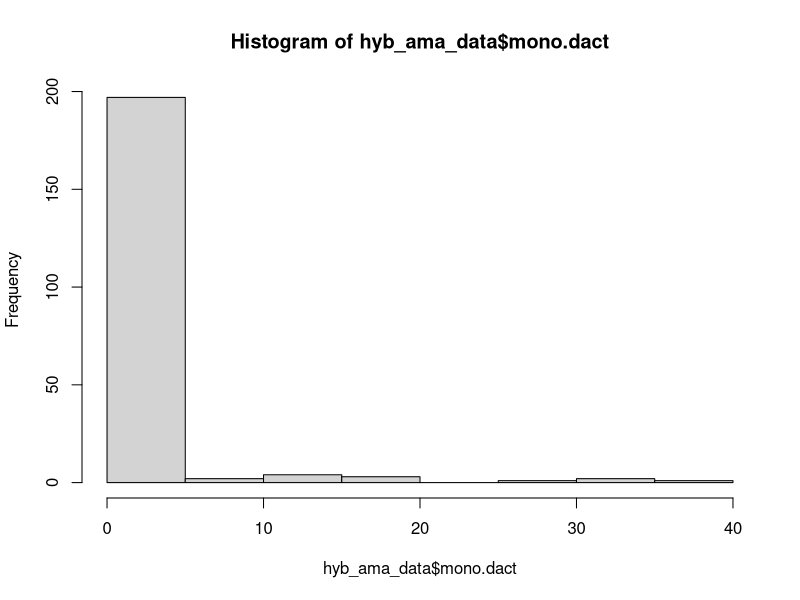
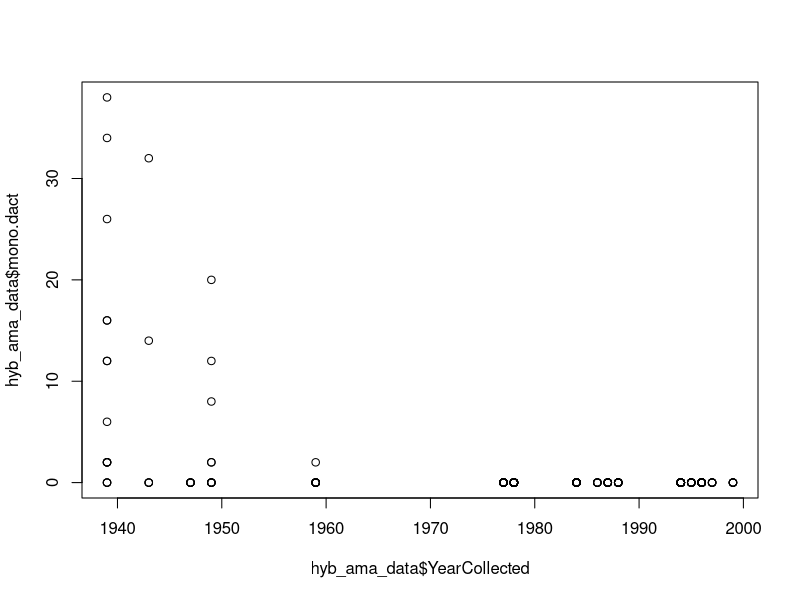
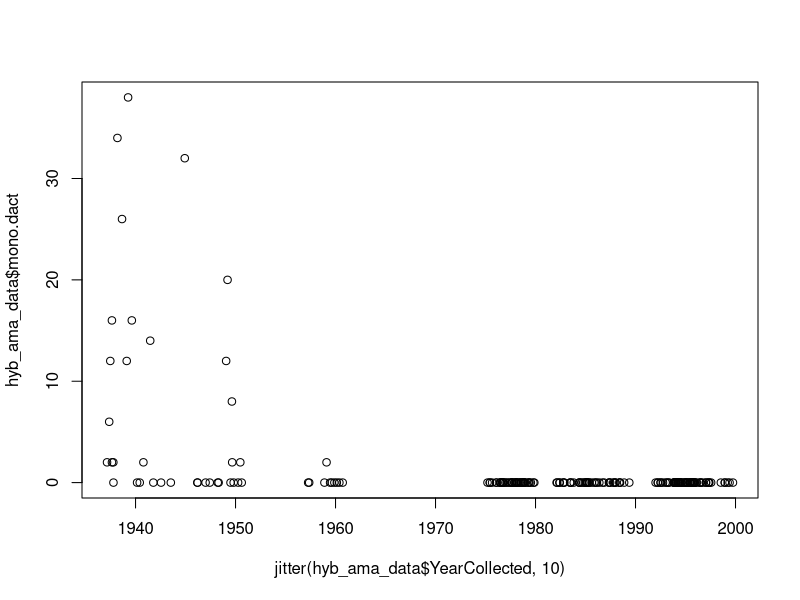
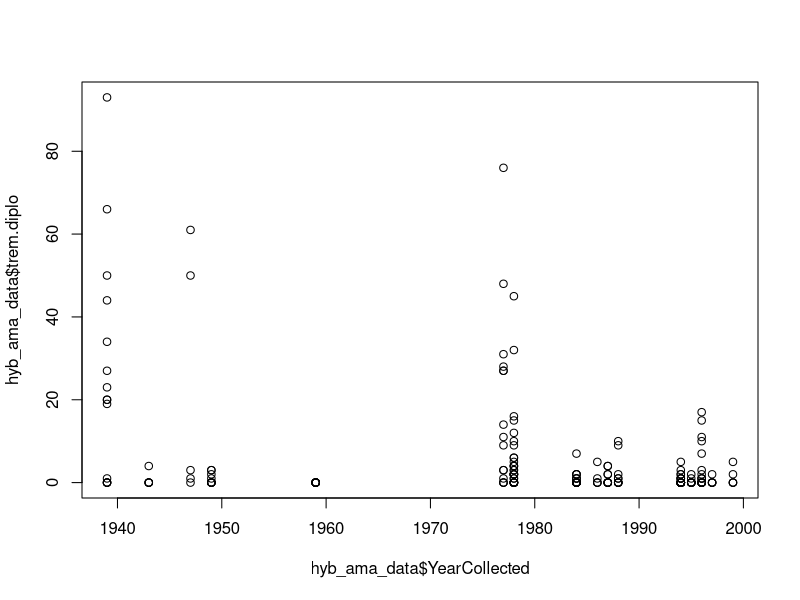
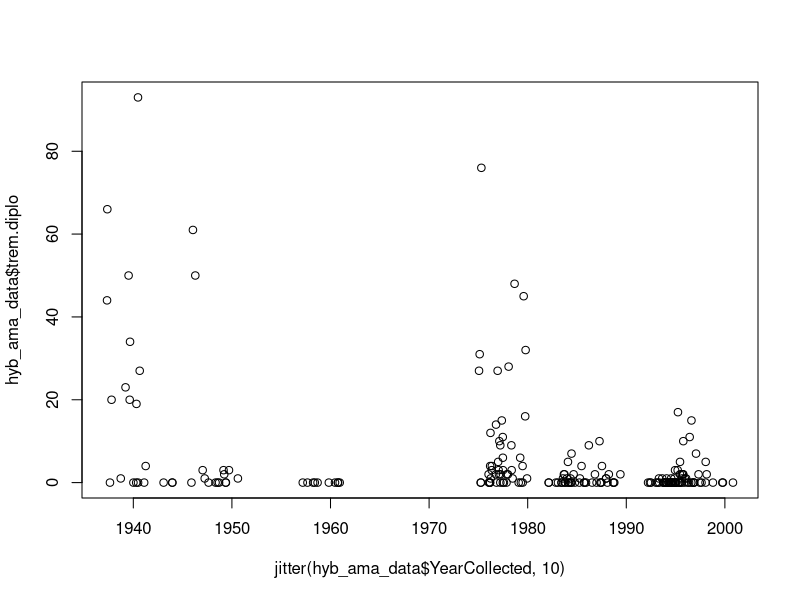

Recreate these plots in R, in order.
# How to use R
# A workshop
# Written by Chelsea Wood (chelwood@uw.edu)
# 1 July 2025

# To run a thing in R, you put your cursor on it and hit COMMAND+RETURN (on Mac) or CONTROL+RETURN (on PC).
# Anything with a # in front of it will not run, because it is annotation - words designed to be human-readable, but meant to be ignored by R.

# This is how you find out what directory R is reading from - i.e., what folder on your computer is R going to when you ask it to retrieve a file?  getwd = get working directory.

getwd()

# If you need to change your working directory, paste the file structure between the quotation marks below.
# To get the file structure, open the folder and then "Get info" about that folder. Copy the file structure and paste it below.

setwd("C:/Users/imani/OneDrive/Desktop/TUBRI_Monogenea_Project")

# Once your working directory is set, you're ready to read in the data!  If there are sub-folders inside your working directory, you'll need to specify them as I have below.
# The <- command tells R what a thing is called.  So you can read the line below as,
# Look at this csv file, and name it hyb_ama_data.  When I call hyb_ama_data, I want you to give me the csv file.

hyb_ama_data<-read.csv("data/processed/Hybognathus_amarus_processed_human_readable_2025.07.06.csv")

# To see your data as a spreadsheet in a new tab, use the View command.

View(hyb_ama_data)

# You can also see your data in the console below by running the name of the dataset.

hyb_ama_data

# With your dataset ready to go, you can now call individual columns in that dataset using $ plus the variable name, exactly as it is spelled and capitalized in the dataset.

hyb_ama_data$YearCollected
hyb_ama_data$mono.dact


# You can also call individual rows, columns, or cells using brackets.

hyb_ama_data[33,2]

# You can now perform simple data manipulations on the variables.  For example, if I want the total number of MONO.DACT worms we counted in Hybognathus amarus, I can write,

sum(hyb_ama_data$mono.dact)

# Or maybe I want the mean number of MONO.DACT per fish. It's simple as this:

mean(hyb_ama_data$mono.dact)

# I can even call up a quick histogram of the number of MONO.DACT in each fish:

hist(hyb_ama_data$mono.dact)

# Or I can plot the number of MONO.DACT over time - plot(y~x).

plot(hyb_ama_data$mono.dact~hyb_ama_data$YearCollected)

plot(hyb_ama_data$mono.dact~jitter(hyb_ama_data$YearCollected,10))

plot(hyb_ama_data$trem.diplo~hyb_ama_data$YearCollected)

plot(hyb_ama_data$trem.diplo~jitter(hyb_ama_data$YearCollected,10))

# Looks like there's a pattern there!  Let's do a simple statistical test to see if it is significant?
# A model is an equation that represents the data. Here, our model is y = mx + b.

summary(lm(hyb_ama_data$mono.dact~hyb_ama_data$YearCollected))

summary(lm(hyb_ama_data$trem.diplo~hyb_ama_data$YearCollected))
